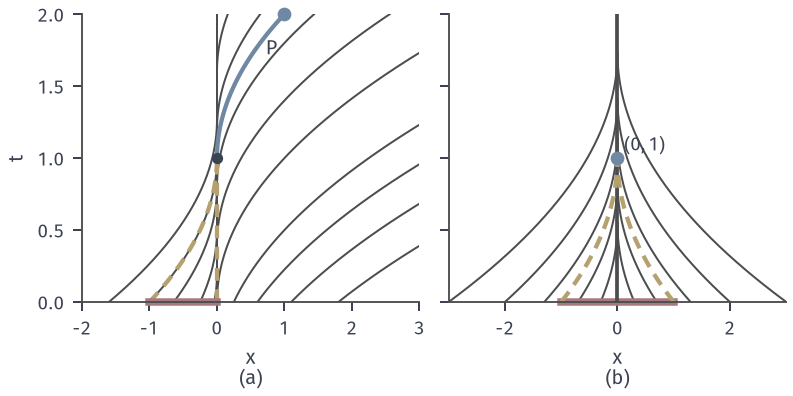

Write the Python code that produced this figure.
# Target: non-Lipschitz velocity: branching v=2 sqrt|x| and merging v=-2 sgn(x) sqrt|x|.
from pathlib import Path
import sys
sys.path.insert(0, str(Path(__file__).resolve().parents[1]/'transp-common'))
from transp_common import *
fig,(a,b)=figure(112,56,ncols=2,sharey=True)
t=np.linspace(0,2,500)
for x0 in (.25,.6,1.1,1.8): a.plot((np.sqrt(x0)+t)**2,t,color=CHAR,lw=.8)
for c in (0.0,.4,.8,1.2,1.6):
    tt=t[t>=c]; a.plot((tt-c)**2,tt,color=CHAR,lw=.8)
for x0 in (-.04,-.25,-.64,-1,-1.6):
    r=np.sqrt(-x0); tt=t[t<=r]; a.plot(-(r-tt)**2,tt,color=CHAR,lw=.8)
a.plot([0,0],[0,2],color=CHAR,lw=.8)
tt=np.linspace(1,2,100); a.plot((tt-1)**2,tt,color=BLUE,lw=1.7)
tt=np.linspace(0,1,100); a.plot(-(1-tt)**2,tt,color=YELLOW,lw=1.7,ls=(0,(3,2))); a.plot([0,0],[0,1],color=YELLOW,lw=1.7,ls=(0,(3,2)))
a.plot([-1,0],[0,0],color=RED,lw=3,clip_on=False); a.plot([1],[2],'o',color=BLUE,ms=4.5,clip_on=False); a.plot([0],[1],'o',color=INK,ms=3.5)
a.text(.9,1.72,'$P$',ha='right')
a.set_xlim(-2,3); a.set_ylim(0,2); tail(a,'$x$','(a)','$t$')
for x0 in (-3,-2,-1.3,-.7,-.3,.3,.7,1.3,2,3):
    r=np.sqrt(abs(x0)); tt=t[t<=r]; b.plot(np.sign(x0)*(r-tt)**2,tt,color=CHAR,lw=.8)
b.plot([-1,1],[0,0],color=RED,lw=3,clip_on=False); b.plot([0,0],[0,2],color=CHAR,lw=1.5)
for x0,c in ((1,YELLOW),(-1,YELLOW)):
    tt=np.linspace(0,1,100); b.plot(np.sign(x0)*(1-tt)**2,tt,color=c,lw=1.7,ls=(0,(3,2)))
b.plot([0],[1],'o',color=BLUE,ms=4.5); b.text(.12,1.05,'$(0,1)$',fontsize=7.5)
b.set_xlim(-3,3); tail(b,'$x$','(b)')
save(fig,Path(__file__).resolve().parent,'figure',{'a':'(sqrt x0+t)^2, branching at 0','b':'merging'})
